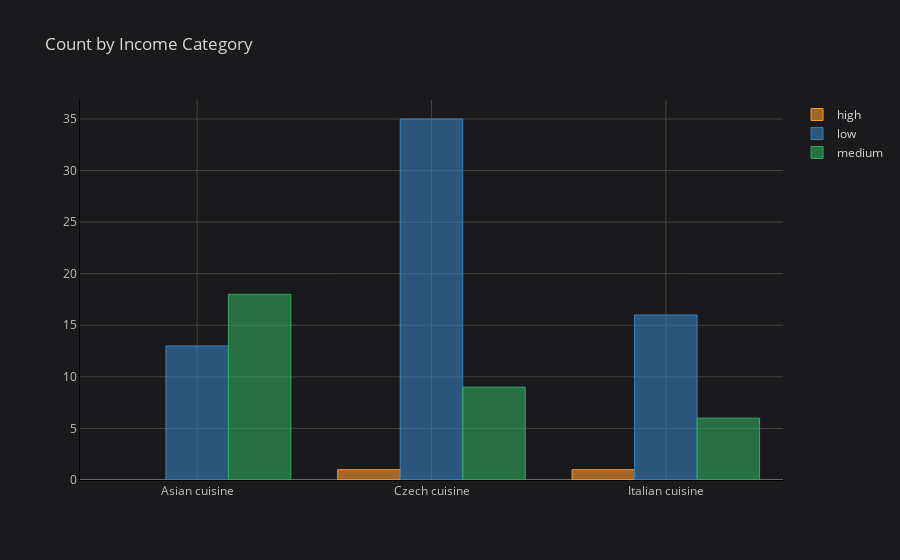

Notebook source saved alongside this figure:
### Markdown cell above
## Visual Count by Income

### Code cell
stratification_graph = demography.groupby(by=['Favourite category', 'Stratification by income']).size().unstack()
stratification_graph.iplot(kind='bar', linecolor="black", title="Count by Income Category")

### Figure 1 — Plotly figure (JSON) as saved in the notebook; plotly's stock layout.template omitted (floating-point values rounded to 4 significant figures)
{"data": [{"marker": {"color": "rgba(255, 153, 51, 0.6)", "line": {"color": "rgba(255, 153, 51, 1.0)", "width": 1}}, "name": "high", "orientation": "v", "text": "", "x": ["Asian cuisine", "Czech cuisine", "Italian cuisine"], "y": ["", 1.0, 1.0], "type": "bar"}, {"marker": {"color": "rgba(55, 128, 191, 0.6)", "line": {"color": "rgba(55, 128, 191, 1.0)", "width": 1}}, "name": "low", "orientation": "v", "text": "", "x": ["Asian cuisine", "Czech cuisine", "Italian cuisine"], "y": [13.0, 35.0, 16.0], "type": "bar"}, {"marker": {"color": "rgba(50, 171, 96, 0.6)", "line": {"color": "rgba(50, 171, 96, 1.0)", "width": 1}}, "name": "medium", "orientation": "v", "text": "", "x": ["Asian cuisine", "Czech cuisine", "Italian cuisine"], "y": [18.0, 9.0, 6.0], "type": "bar"}], "layout": {"legend": {"bgcolor": "#1A1A1C", "font": {"color": "#D9D9D9"}}, "paper_bgcolor": "#1A1A1C", "plot_bgcolor": "#1A1A1C", "title": {"font": {"color": "#D9D9D9"}, "text": "Count by Income Category"}, "xaxis": {"gridcolor": "#434343", "linecolor": "black", "showgrid": true, "tickfont": {"color": "#C2C2C2"}, "title": {"font": {"color": "#D9D9D9"}, "text": ""}, "zerolinecolor": "#666570"}, "yaxis": {"gridcolor": "#434343", "linecolor": "black", "showgrid": true, "tickfont": {"color": "#C2C2C2"}, "title": {"font": {"color": "#D9D9D9"}, "text": ""}, "zerolinecolor": "#666570"}}}
